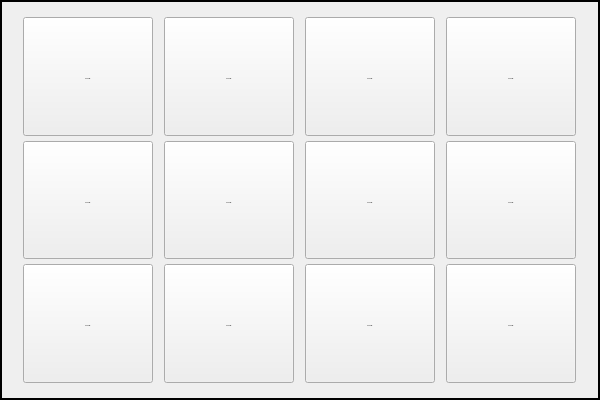
       <widget class="QStackedWidget" name="Button_stackedWidget">
        <property name="enabled">
         <bool>true</bool>
        </property>
        <property name="sizePolicy">
         <sizepolicy hsizetype="Preferred" vsizetype="Preferred">
          <horstretch>0</horstretch>
          <verstretch>0</verstretch>
         </sizepolicy>
        </property>
        <property name="minimumSize">
         <size>
          <width>600</width>
          <height>400</height>
         </size>
        </property>
        <property name="maximumSize">
         <size>
          <width>600</width>
          <height>430</height>
         </size>
        </property>
        <property name="baseSize">
         <size>
          <width>0</width>
          <height>0</height>
         </size>
        </property>
        <property name="font">
         <font>
          <pointsize>5</pointsize>
         </font>
        </property>
        <property name="cursor">
         <cursorShape>ArrowCursor</cursorShape>
        </property>
        <property name="focusPolicy">
         <enum>Qt::FocusPolicy::TabFocus</enum>
        </property>
        <property name="contextMenuPolicy">
         <enum>Qt::ContextMenuPolicy::CustomContextMenu</enum>
        </property>
        <property name="layoutDirection">
         <enum>Qt::LayoutDirection::LeftToRight</enum>
        </property>
        <property name="locale">
         <locale language="Russian" country="Russia"/>
        </property>
        <property name="frameShape">
         <enum>QFrame::Shape::WinPanel</enum>
        </property>
        <property name="frameShadow">
         <enum>QFrame::Shadow::Plain</enum>
        </property>
        <property name="lineWidth">
         <number>1</number>
        </property>
        <property name="currentIndex">
         <number>0</number>
        </property>
        <widget class="QWidget" name="page_1">
         <property name="enabled">
          <bool>true</bool>
         </property>
         <property name="sizePolicy">
          <sizepolicy hsizetype="Expanding" vsizetype="Expanding">
           <horstretch>0</horstretch>
           <verstretch>0</verstretch>
          </sizepolicy>
         </property>
         <property name="focusPolicy">
          <enum>Qt::FocusPolicy::TabFocus</enum>
         </property>
         <property name="toolTipDuration">
          <number>-1</number>
         </property>
         <property name="layoutDirection">
          <enum>Qt::LayoutDirection::LeftToRight</enum>
         </property>
         <property name="autoFillBackground">
          <bool>false</bool>
         </property>
         <layout class="QGridLayout" name="gridLayout_2">
          <property name="leftMargin">
           <number>10</number>
          </property>
          <property name="topMargin">
           <number>10</number>
          </property>
          <property name="rightMargin">
           <number>10</number>
          </property>
          <property name="bottomMargin">
           <number>10</number>
          </property>
          <property name="spacing">
           <number>5</number>
          </property>
          <item row="0" column="0">
           <widget class="QFrame" name="Button_frame_01">
            <property name="enabled">
             <bool>true</bool>
            </property>
            <property name="sizePolicy">
             <sizepolicy hsizetype="Preferred" vsizetype="Preferred">
              <horstretch>0</horstretch>
              <verstretch>0</verstretch>
             </sizepolicy>
            </property>
            <property name="focusPolicy">
             <enum>Qt::FocusPolicy::TabFocus</enum>
            </property>
            <property name="layoutDirection">
             <enum>Qt::LayoutDirection::LeftToRight</enum>
            </property>
            <property name="frameShape">
             <enum>QFrame::Shape::NoFrame</enum>
            </property>
            <property name="frameShadow">
             <enum>QFrame::Shadow::Plain</enum>
            </property>
            <property name="lineWidth">
             <number>2</number>
            </property>
            <property name="midLineWidth">
             <number>0</number>
            </property>
            <layout class="QGridLayout" name="gridLayout">
             <property name="leftMargin">
              <number>5</number>
             </property>
             <property name="topMargin">
              <number>5</number>
             </property>
             <property name="rightMargin">
              <number>5</number>
             </property>
             <property name="bottomMargin">
              <number>5</number>
             </property>
             <property name="spacing">
              <number>5</number>
             </property>
             <item row="2" column="1">
              <widget class="QToolButton" name="butt_toolB_10">
               <property name="enabled">
                <bool>true</bool>
               </property>
               <property name="sizePolicy">
                <sizepolicy hsizetype="Expanding" vsizetype="Expanding">
                 <horstretch>0</horstretch>
                 <verstretch>0</verstretch>
                </sizepolicy>
               </property>
               <property name="minimumSize">
                <size>
                 <width>110</width>
                 <height>110</height>
                </size>
               </property>
               <property name="maximumSize">
                <size>
                 <width>130</width>
                 <height>130</height>
                </size>
               </property>
               <property name="focusPolicy">
                <enum>Qt::FocusPolicy::StrongFocus</enum>
               </property>
               <property name="text">
                <string>...</string>
               </property>
               <property name="iconSize">
                <size>
                 <width>70</width>
                 <height>70</height>
                </size>
               </property>
               <property name="checkable">
                <bool>true</bool>
               </property>
               <property name="checked">
                <bool>false</bool>
               </property>
               <property name="autoRepeatDelay">
                <number>600</number>
               </property>
               <property name="autoRepeatInterval">
                <number>300</number>
               </property>
               <property name="popupMode">
                <enum>QToolButton::ToolButtonPopupMode::DelayedPopup</enum>
               </property>
               <property name="toolButtonStyle">
                <enum>Qt::ToolButtonStyle::ToolButtonTextUnderIcon</enum>
               </property>
               <property name="applyShadow" stdset="0">
                <bool>true</bool>
               </property>
              </widget>
             </item>
             <item row="2" column="0">
              <widget class="QToolButton" name="butt_toolB_09">
               <property name="enabled">
                <bool>true</bool>
               </property>
               <property name="sizePolicy">
                <sizepolicy hsizetype="Expanding" vsizetype="Expanding">
                 <horstretch>0</horstretch>
                 <verstretch>0</verstretch>
                </sizepolicy>
               </property>
               <property name="minimumSize">
                <size>
                 <width>110</width>
                 <height>110</height>
                </size>
               </property>
               <property name="maximumSize">
                <size>
                 <width>130</width>
                 <height>130</height>
                </size>
               </property>
               <property name="focusPolicy">
                <enum>Qt::FocusPolicy::StrongFocus</enum>
               </property>
               <property name="text">
                <string>...</string>
               </property>
               <property name="iconSize">
                <size>
                 <width>70</width>
                 <height>70</height>
                </size>
               </property>
               <property name="checkable">
                <bool>true</bool>
               </property>
               <property name="checked">
                <bool>false</bool>
               </property>
               <property name="autoRepeatDelay">
                <number>600</number>
               </property>
               <property name="autoRepeatInterval">
                <number>300</number>
               </property>
               <property name="popupMode">
                <enum>QToolButton::ToolButtonPopupMode::DelayedPopup</enum>
               </property>
               <property name="toolButtonStyle">
                <enum>Qt::ToolButtonStyle::ToolButtonTextUnderIcon</enum>
               </property>
               <property name="applyShadow" stdset="0">
                <bool>true</bool>
               </property>
              </widget>
             </item>
             <item row="0" column="0">
              <widget class="QToolButton" name="butt_toolB_01">
               <property name="enabled">
                <bool>true</bool>
               </property>
               <property name="sizePolicy">
                <sizepolicy hsizetype="Expanding" vsizetype="Expanding">
                 <horstretch>0</horstretch>
                 <verstretch>0</verstretch>
                </sizepolicy>
               </property>
               <property name="minimumSize">
                <size>
                 <width>110</width>
                 <height>110</height>
                </size>
               </property>
               <property name="maximumSize">
                <size>
                 <width>130</width>
                 <height>130</height>
                </size>
               </property>
               <property name="focusPolicy">
                <enum>Qt::FocusPolicy::StrongFocus</enum>
               </property>
               <property name="text">
                <string>...</string>
               </property>
               <property name="iconSize">
                <size>
                 <width>70</width>
                 <height>70</height>
                </size>
               </property>
               <property name="checkable">
                <bool>true</bool>
               </property>
               <property name="checked">
                <bool>false</bool>
               </property>
               <property name="autoRepeatDelay">
                <number>600</number>
               </property>
               <property name="autoRepeatInterval">
                <number>300</number>
               </property>
               <property name="popupMode">
                <enum>QToolButton::ToolButtonPopupMode::DelayedPopup</enum>
               </property>
               <property name="toolButtonStyle">
                <enum>Qt::ToolButtonStyle::ToolButtonTextUnderIcon</enum>
               </property>
               <property name="applyShadow" stdset="0">
                <bool>true</bool>
               </property>
               <property name="shadowPreset" stdset="0">
                <string>button</string>
               </property>
              </widget>
             </item>
             <item row="0" column="1">
              <widget class="QToolButton" name="butt_toolB_02">
               <property name="enabled">
                <bool>true</bool>
               </property>
               <property name="sizePolicy">
                <sizepolicy hsizetype="Expanding" vsizetype="Expanding">
                 <horstretch>0</horstretch>
                 <verstretch>0</verstretch>
                </sizepolicy>
               </property>
               <property name="minimumSize">
                <size>
                 <width>110</width>
                 <height>110</height>
                </size>
               </property>
               <property name="maximumSize">
                <size>
                 <width>130</width>
                 <height>130</height>
                </size>
               </property>
               <property name="focusPolicy">
                <enum>Qt::FocusPolicy::StrongFocus</enum>
               </property>
               <property name="text">
                <string>...</string>
               </property>
               <property name="iconSize">
                <size>
                 <width>70</width>
                 <height>70</height>
                </size>
               </property>
               <property name="checkable">
                <bool>true</bool>
               </property>
               <property name="checked">
                <bool>false</bool>
               </property>
               <property name="autoRepeatDelay">
                <number>600</number>
               </property>
               <property name="autoRepeatInterval">
                <number>300</number>
               </property>
               <property name="popupMode">
                <enum>QToolButton::ToolButtonPopupMode::DelayedPopup</enum>
               </property>
               <property name="toolButtonStyle">
                <enum>Qt::ToolButtonStyle::ToolButtonTextUnderIcon</enum>
               </property>
               <property name="applyShadow" stdset="0">
                <bool>true</bool>
               </property>
               <property name="shadowPreset" stdset="0">
                <string>glow_pink</string>
               </property>
              </widget>
             </item>
             <item row="1" column="3">
              <widget class="QToolButton" name="butt_toolB_08">
               <property name="enabled">
                <bool>true</bool>
               </property>
               <property name="sizePolicy">
                <sizepolicy hsizetype="Expanding" vsizetype="Expanding">
                 <horstretch>0</horstretch>
                 <verstretch>0</verstretch>
                </sizepolicy>
               </property>
               <property name="minimumSize">
                <size>
                 <width>110</width>
                 <height>110</height>
                </size>
               </property>
               <property name="maximumSize">
                <size>
                 <width>130</width>
                 <height>130</height>
                </size>
               </property>
               <property name="focusPolicy">
                <enum>Qt::FocusPolicy::StrongFocus</enum>
               </property>
               <property name="text">
                <string>...</string>
               </property>
               <property name="iconSize">
                <size>
                 <width>70</width>
                 <height>70</height>
                </size>
               </property>
               <property name="checkable">
                <bool>true</bool>
               </property>
               <property name="checked">
                <bool>false</bool>
               </property>
               <property name="autoRepeatDelay">
                <number>600</number>
               </property>
               <property name="autoRepeatInterval">
                <number>300</number>
               </property>
               <property name="popupMode">
                <enum>QToolButton::ToolButtonPopupMode::DelayedPopup</enum>
               </property>
               <property name="toolButtonStyle">
                <enum>Qt::ToolButtonStyle::ToolButtonTextUnderIcon</enum>
               </property>
               <property name="applyShadow" stdset="0">
                <bool>true</bool>
               </property>
              </widget>
             </item>
             <item row="1" column="2">
              <widget class="QToolButton" name="butt_toolB_07">
               <property name="enabled">
                <bool>true</bool>
               </property>
               <property name="sizePolicy">
                <sizepolicy hsizetype="Expanding" vsizetype="Expanding">
                 <horstretch>0</horstretch>
                 <verstretch>0</verstretch>
                </sizepolicy>
               </property>
               <property name="minimumSize">
                <size>
                 <width>110</width>
                 <height>110</height>
                </size>
               </property>
               <property name="maximumSize">
                <size>
                 <width>130</width>
                 <height>130</height>
                </size>
               </property>
               <property name="focusPolicy">
                <enum>Qt::FocusPolicy::StrongFocus</enum>
               </property>
               <property name="text">
                <string>...</string>
               </property>
               <property name="iconSize">
                <size>
                 <width>70</width>
                 <height>70</height>
                </size>
               </property>
               <property name="checkable">
                <bool>true</bool>
               </property>
               <property name="checked">
                <bool>false</bool>
               </property>
               <property name="autoRepeatDelay">
                <number>600</number>
               </property>
               <property name="autoRepeatInterval">
                <number>300</number>
               </property>
               <property name="popupMode">
                <enum>QToolButton::ToolButtonPopupMode::DelayedPopup</enum>
               </property>
               <property name="toolButtonStyle">
                <enum>Qt::ToolButtonStyle::ToolButtonTextUnderIcon</enum>
               </property>
               <property name="applyShadow" stdset="0">
                <bool>true</bool>
               </property>
              </widget>
             </item>
             <item row="0" column="2">
              <widget class="QToolButton" name="butt_toolB_03">
               <property name="enabled">
                <bool>true</bool>
               </property>
               <property name="sizePolicy">
                <sizepolicy hsizetype="Expanding" vsizetype="Expanding">
                 <horstretch>0</horstretch>
                 <verstretch>0</verstretch>
                </sizepolicy>
               </property>
               <property name="minimumSize">
                <size>
                 <width>110</width>
                 <height>110</height>
                </size>
               </property>
               <property name="maximumSize">
                <size>
                 <width>130</width>
                 <height>130</height>
                </size>
               </property>
               <property name="focusPolicy">
                <enum>Qt::FocusPolicy::StrongFocus</enum>
               </property>
               <property name="text">
                <string>...</string>
               </property>
               <property name="iconSize">
                <size>
                 <width>70</width>
                 <height>70</height>
                </size>
               </property>
               <property name="checkable">
                <bool>true</bool>
               </property>
               <property name="checked">
                <bool>false</bool>
               </property>
               <property name="autoRepeatDelay">
                <number>600</number>
               </property>
               <property name="autoRepeatInterval">
                <number>300</number>
               </property>
               <property name="popupMode">
                <enum>QToolButton::ToolButtonPopupMode::DelayedPopup</enum>
               </property>
               <property name="toolButtonStyle">
                <enum>Qt::ToolButtonStyle::ToolButtonTextUnderIcon</enum>
               </property>
               <property name="applyShadow" stdset="0">
                <bool>true</bool>
               </property>
              </widget>
             </item>
             <item row="2" column="2">
              <widget class="QToolButton" name="butt_toolB_11">
               <property name="enabled">
                <bool>true</bool>
               </property>
               <property name="sizePolicy">
                <sizepolicy hsizetype="Expanding" vsizetype="Expanding">
                 <horstretch>0</horstretch>
                 <verstretch>0</verstretch>
                </sizepolicy>
               </property>
               <property name="minimumSize">
                <size>
                 <width>110</width>
                 <height>110</height>
                </size>
               </property>
               <property name="maximumSize">
                <size>
                 <width>130</width>
                 <height>130</height>
                </size>
               </property>
               <property name="focusPolicy">
                <enum>Qt::FocusPolicy::StrongFocus</enum>
               </property>
               <property name="text">
                <string>...</string>
               </property>
               <property name="iconSize">
                <size>
                 <width>70</width>
                 <height>70</height>
                </size>
               </property>
               <property name="checkable">
                <bool>true</bool>
               </property>
               <property name="checked">
                <bool>false</bool>
               </property>
               <property name="autoRepeatDelay">
                <number>600</number>
               </property>
               <property name="autoRepeatInterval">
                <number>300</number>
               </property>
               <property name="popupMode">
                <enum>QToolButton::ToolButtonPopupMode::DelayedPopup</enum>
               </property>
               <property name="toolButtonStyle">
                <enum>Qt::ToolButtonStyle::ToolButtonTextUnderIcon</enum>
               </property>
               <property name="applyShadow" stdset="0">
                <bool>true</bool>
               </property>
              </widget>
             </item>
             <item row="1" column="1">
              <widget class="QToolButton" name="butt_toolB_06">
               <property name="enabled">
                <bool>true</bool>
               </property>
               <property name="sizePolicy">
                <sizepolicy hsizetype="Expanding" vsizetype="Expanding">
                 <horstretch>0</horstretch>
                 <verstretch>0</verstretch>
                </sizepolicy>
               </property>
               <property name="minimumSize">
                <size>
                 <width>110</width>
                 <height>110</height>
                </size>
               </property>
               <property name="maximumSize">
                <size>
                 <width>130</width>
                 <height>130</height>
                </size>
               </property>
               <property name="focusPolicy">
                <enum>Qt::FocusPolicy::StrongFocus</enum>
               </property>
               <property name="text">
                <string>...</string>
               </property>
               <property name="iconSize">
                <size>
                 <width>70</width>
                 <height>70</height>
                </size>
               </property>
               <property name="checkable">
                <bool>true</bool>
               </property>
               <property name="checked">
                <bool>false</bool>
               </property>
               <property name="autoRepeatDelay">
                <number>600</number>
               </property>
               <property name="autoRepeatInterval">
                <number>300</number>
               </property>
               <property name="popupMode">
                <enum>QToolButton::ToolButtonPopupMode::DelayedPopup</enum>
               </property>
               <property name="toolButtonStyle">
                <enum>Qt::ToolButtonStyle::ToolButtonTextUnderIcon</enum>
               </property>
               <property name="applyShadow" stdset="0">
                <bool>true</bool>
               </property>
              </widget>
             </item>
             <item row="0" column="3">
              <widget class="QToolButton" name="butt_toolB_04">
               <property name="enabled">
                <bool>true</bool>
               </property>
               <property name="sizePolicy">
                <sizepolicy hsizetype="Expanding" vsizetype="Expanding">
                 <horstretch>0</horstretch>
                 <verstretch>0</verstretch>
                </sizepolicy>
               </property>
               <property name="minimumSize">
                <size>
                 <width>110</width>
                 <height>110</height>
                </size>
               </property>
               <property name="maximumSize">
                <size>
                 <width>130</width>
                 <height>130</height>
                </size>
               </property>
               <property name="focusPolicy">
                <enum>Qt::FocusPolicy::StrongFocus</enum>
               </property>
               <property name="text">
                <string>...</string>
               </property>
               <property name="iconSize">
                <size>
                 <width>70</width>
                 <height>70</height>
                </size>
               </property>
               <property name="checkable">
                <bool>true</bool>
               </property>
               <property name="checked">
                <bool>false</bool>
               </property>
               <property name="autoRepeatDelay">
                <number>600</number>
               </property>
               <property name="autoRepeatInterval">
                <number>300</number>
               </property>
               <property name="popupMode">
                <enum>QToolButton::ToolButtonPopupMode::DelayedPopup</enum>
               </property>
               <property name="toolButtonStyle">
                <enum>Qt::ToolButtonStyle::ToolButtonTextUnderIcon</enum>
               </property>
               <property name="applyShadow" stdset="0">
                <bool>true</bool>
               </property>
              </widget>
             </item>
             <item row="2" column="3">
              <widget class="QToolButton" name="butt_toolB_12">
               <property name="enabled">
                <bool>true</bool>
               </property>
               <property name="sizePolicy">
                <sizepolicy hsizetype="Expanding" vsizetype="Expanding">
                 <horstretch>0</horstretch>
                 <verstretch>0</verstretch>
                </sizepolicy>
               </property>
               <property name="minimumSize">
                <size>
                 <width>110</width>
                 <height>110</height>
                </size>
               </property>
               <property name="maximumSize">
                <size>
                 <width>130</width>
                 <height>130</height>
                </size>
               </property>
               <property name="focusPolicy">
                <enum>Qt::FocusPolicy::StrongFocus</enum>
               </property>
               <property name="text">
                <string>...</string>
               </property>
               <property name="iconSize">
                <size>
                 <width>70</width>
                 <height>70</height>
                </size>
               </property>
               <property name="checkable">
                <bool>true</bool>
               </property>
               <property name="checked">
                <bool>false</bool>
               </property>
               <property name="autoRepeatDelay">
                <number>600</number>
               </property>
               <property name="autoRepeatInterval">
                <number>300</number>
               </property>
               <property name="popupMode">
                <enum>QToolButton::ToolButtonPopupMode::DelayedPopup</enum>
               </property>
               <property name="toolButtonStyle">
                <enum>Qt::ToolButtonStyle::ToolButtonTextUnderIcon</enum>
               </property>
               <property name="applyShadow" stdset="0">
                <bool>true</bool>
               </property>
              </widget>
             </item>
             <item row="1" column="0">
              <widget class="QToolButton" name="butt_toolB_05">
               <property name="enabled">
                <bool>true</bool>
               </property>
               <property name="sizePolicy">
                <sizepolicy hsizetype="Expanding" vsizetype="Expanding">
                 <horstretch>0</horstretch>
                 <verstretch>0</verstretch>
                </sizepolicy>
               </property>
               <property name="minimumSize">
                <size>
                 <width>110</width>
                 <height>110</height>
                </size>
               </property>
               <property name="maximumSize">
                <size>
                 <width>130</width>
                 <height>130</height>
                </size>
               </property>
               <property name="focusPolicy">
                <enum>Qt::FocusPolicy::StrongFocus</enum>
               </property>
               <property name="text">
                <string>...</string>
               </property>
               <property name="iconSize">
                <size>
                 <width>70</width>
                 <height>70</height>
                </size>
               </property>
               <property name="checkable">
                <bool>true</bool>
               </property>
               <property name="checked">
                <bool>false</bool>
               </property>
               <property name="autoRepeatDelay">
                <number>600</number>
               </property>
               <property name="autoRepeatInterval">
                <number>300</number>
               </property>
               <property name="popupMode">
                <enum>QToolButton::ToolButtonPopupMode::DelayedPopup</enum>
               </property>
               <property name="toolButtonStyle">
                <enum>Qt::ToolButtonStyle::ToolButtonTextUnderIcon</enum>
               </property>
               <property name="applyShadow" stdset="0">
                <bool>true</bool>
               </property>
              </widget>
             </item>
            </layout>
           </widget>
          </item>
         </layout>
        </widget>
       </widget>
